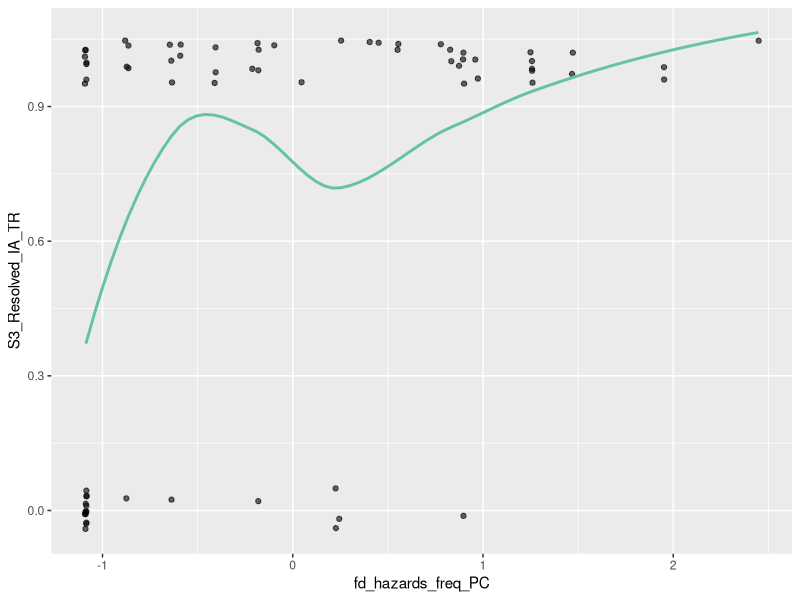

The R source for this figure: (Note: this script raises an error after producing the figure.)
## ---- chunk 1
library(tidyverse)
library(polycor)
library(psych)
library(patchwork)

ds_FA <- read_csv("sharing-dataset-for-analysis.csv")
colnames(ds_FA)
## ---- chunk 2
cor(
  ds_FA$disaster_h9a_sev_exposure_30_IA,
  ds_FA$fd_hazards_freq_PC,
  use = "complete.obs",
  method = "spearman"
)

cor(
  ds_FA$disaster_h9a_sev_exposure_30_IA,
  ds_FA$all_freqLAPD_30_IA,
  use = "complete.obs",
  method = "spearman"
)

cor(
  ds_FA$disaster_h9a_sev_exposure_30_IA,
  ds_FA$all_freqsevdr_30_IA,
  use = "complete.obs",
  method = "spearman"
)
## ---- chunk 3
data_clean_S3 <- ds_FA[complete.cases(ds_FA[, c("disaster_h9a_sev_exposure_30_IA", "S3_Resolved_IA_TR")]), ]

# quasi complete separation...
ggplot(data_clean_S3, aes(x = fd_hazards_freq_PC, y = S3_Resolved_IA_TR)) +
  geom_jitter(height = 0.05, alpha = 0.6) +
  geom_smooth(method = "loess", se = FALSE, color = "#66c2a4")


mod_S3 <- brm(
  formula = S3_Resolved_IA_TR ~ disaster_h9a_sev_exposure_30_IA,
  data = data_clean_S3,
  family = bernoulli(link = "logit"),
  chains = 4,
  iter = 2000,
  warmup = 1000,
  prior = c(
    prior(normal(0, 2.5), class = "b"),  # Weakly informative normal priors for the coefficients
    prior(cauchy(0, 1), class = "Intercept")  # Weakly informative Cauchy prior for the intercept
  )
)

summary(mod_S3)
plot(mod_S3, type = "coef")

conditional_effects_plot <- conditional_effects(mod_S3)
plot(conditional_effects_plot)

# backed by previous results, we're curious to see if food destroying, severe droughts, and LAPD hazard frequencies increase the odds of seasonal food sharing
hypothesis(mod_S3, "disaster_h9a_sev_exposure_30_IA > 0") # they do!

draws1 <- as_draws_df(mod_S3)

# Plot for Sev
pfdS3 <- draws1 %>%
  ggplot(aes(x = b_disaster_h9a_sev_exposure_30_IA)) +
  geom_density(fill = "coral1", alpha = 0.7) +
  geom_vline(xintercept = 0, linetype = "dashed", color = "black") +
  labs(
    title = "Seasonal Food Sharing",
    x = expression(beta ~ "(Severity Exposure to Food Destroying Hazards)"),
    y = "Density"
  ) +
  theme_minimal(base_size = 14) +
  theme(
    plot.title = element_text(hjust = 0.5, face = "bold", size = 16, margin = margin(b = 10)),
    axis.title = element_text(face = "bold")
  )

pfdS3
## ---- chunk 4

## ---- chunk 5
data_clean_S2 <- ds_FA[complete.cases(ds_FA[, c("disaster_h9a_sev_exposure_30_IA", "S2_Resolved_IA_TR")]), ]
## ---- chunk 6
ggplot(data_clean_S2, aes(x = disaster_h9a_sev_exposure_30_IA, y = S2_Resolved_IA_TR)) +
  geom_jitter(height = 0.05, alpha = 0.6) +
  geom_smooth(method = "loess", se = FALSE, color = "#66c2a4")

# sensitivity analysis
data_clean_S2$z_sev <- scale(data_clean_S2$disaster_h9a_sev_exposure_30_IA)

S2_data_trim <- data_clean_S2[abs(data_clean_S2$z_sev) <= 2, ]


ggplot(data_trim, aes(x = disaster_h9a_sev_exposure_30_IA, y = S2_Resolved_IA_TR)) +
  geom_jitter(height = 0.05, alpha = 0.6) +
  geom_smooth(method = "loess", se = FALSE, color = "#66c2a4")
## ---- chunk 7
mod_S2 <- brm(
  formula = S2_Resolved_IA_TR ~ disaster_h9a_sev_exposure_30_IA,
  data = S2_data_trim,
  family = bernoulli(link = "logit"),
  chains = 4,
  iter = 2000,
  warmup = 1000,
  prior = c(
    prior(normal(0, 2.5), class = "b"),  # Weakly informative normal priors for the coefficients
    prior(cauchy(0, 1), class = "Intercept")  # Weakly informative Cauchy prior for the intercept
  )
)

summary(mod_S2)
## ---- chunk 8
plot(mod_S2, type = "coef")

conditional_effects_plot <- conditional_effects(mod_S2)
plot(conditional_effects_plot)
## ---- chunk 9
# in the our better nature paper, daily food sharing was negatively associated with food destroying hazards
hypothesis(mod_S2, "disaster_h9a_sev_exposure_30_IA < 0") # they do!

draws2 <- as_draws_df(mod_S2)

# Plot for Sev
pfdS2 <- draws2 %>%
  ggplot(aes(x = b_disaster_h9a_sev_exposure_30_IA)) +
  geom_density(fill = "deepskyblue", alpha = 0.7) +
  geom_vline(xintercept = 0, linetype = "dashed", color = "black") +
  labs(
    title = "Daily Food Sharing",
    x = expression(beta ~ "(Severity Exposure to Food Destroying Hazards)"),
    y = "Density"
  ) +
  theme_minimal(base_size = 14) +
  theme(
    plot.title = element_text(hjust = 0.5, face = "bold", size = 16, margin = margin(b = 10)),
    axis.title = element_text(face = "bold")
  )

pfdS2
## ---- chunk 10
fd_dists <- pfdS3 + pfdS2

ggsave(
  filename = "bayes_plot_vis/fd_dists.png",
  plot = fd_dists,
  width = 10,
  height = 6,
  dpi = 300
)
